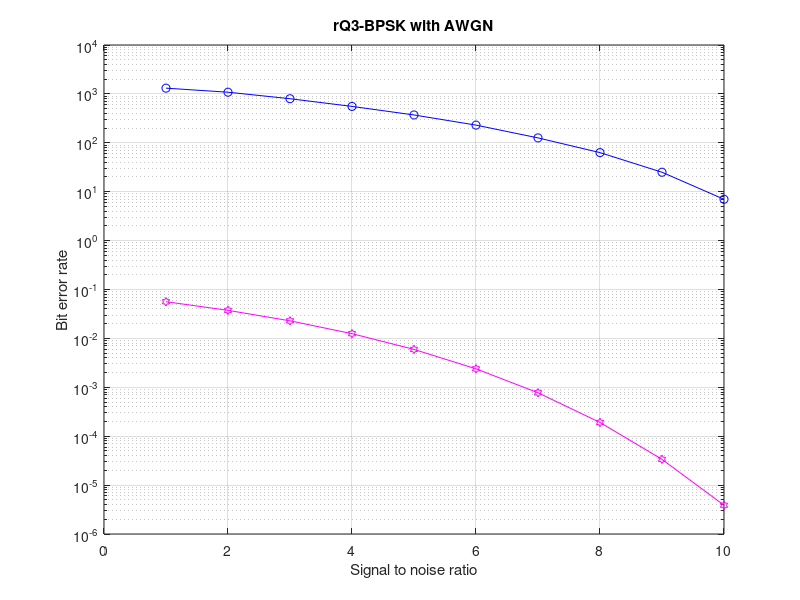

MATLAB code for this plot:
%--------Question 3 BER BPSK-------
clc
r=randi(1,10000);
for i=1:10000
    if r(i)==0
        s(i)=-1;
    else
        s(i)=1;
    end
end
k=1;
for snrdb=1:1:10;
    v=1/(10^(snrdb/10));
x=awgn(s,snrdb,'measured');
%n1=sqrt(v/2)*randn(1,10000);
%n2=sqrt(1/2)*randn(1,10000);
%n=sqrt(n1.*n1+n2.*n2);
y=x;
for j=1:10000
    if y(j)>0
        z(j)=1;
    else
        z(j)=0;
    end
end
error=length(find(z~=r));
ber(k)=error/10000;
k=k+1;
end
snrdb=1:1:10;
snrlin=10.^(snrdb./10);
tber=0.5.*erfc(sqrt(snrlin));
semilogy(snrdb,ber,'-bo',snrdb,tber,'-mh')
grid on
title('rQ3-BPSK with AWGN');
xlabel('Signal to noise ratio');
ylabel('Bit error rate');
